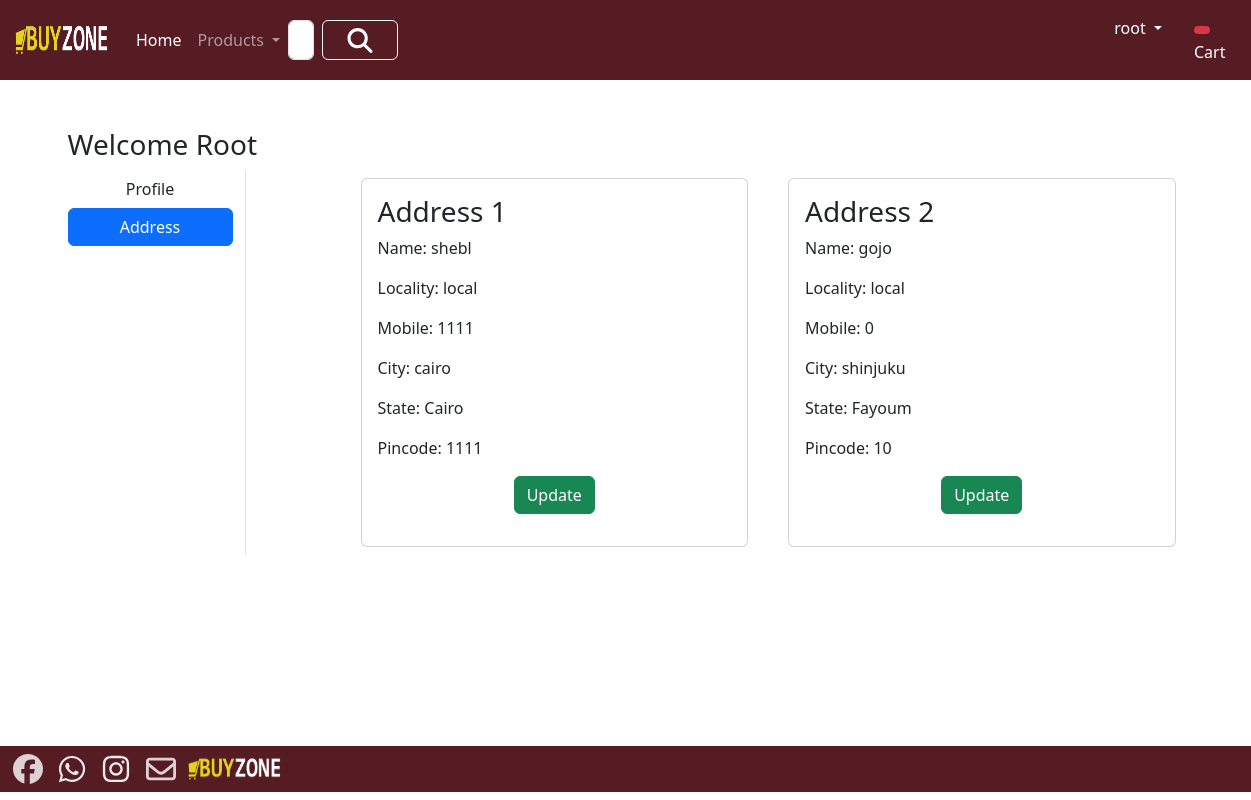
/address/ (signed in), run on an earlier commit of the app's database.
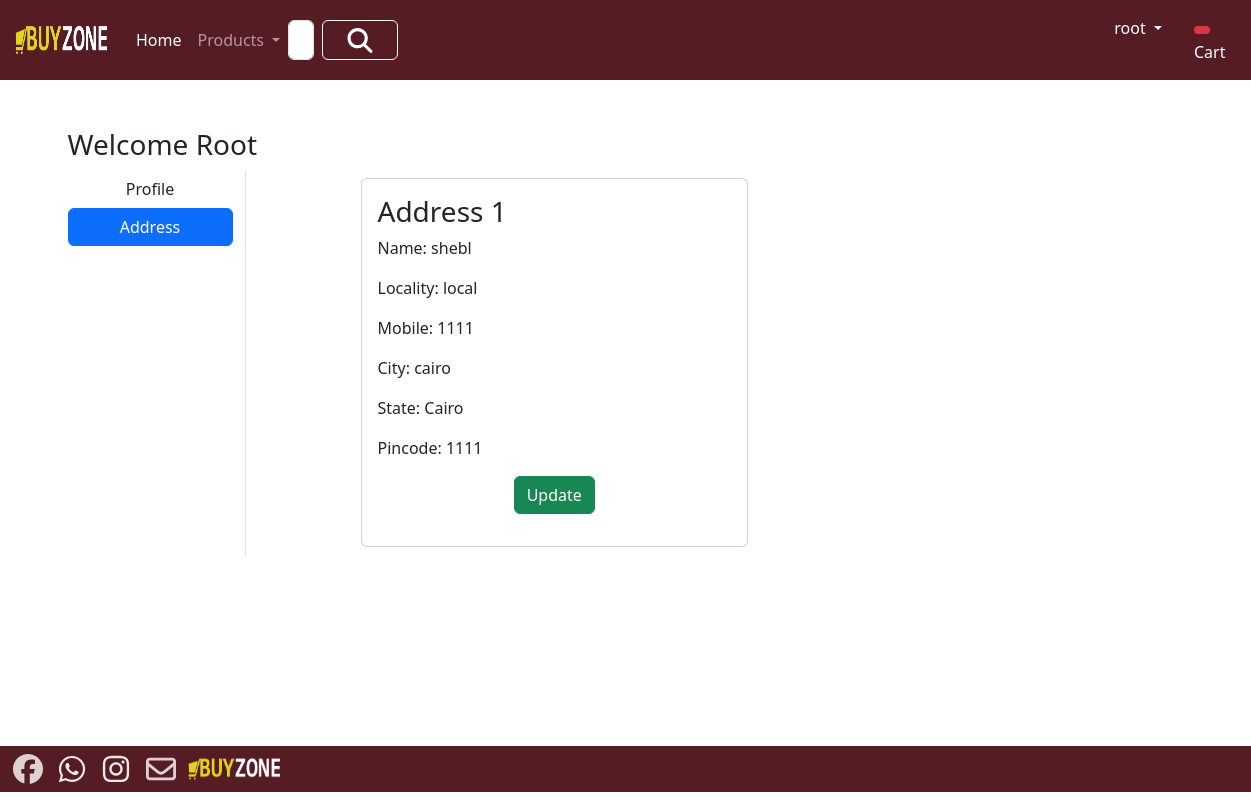
And on a later commit of the database.
### app/models.py (models this page shows, shortened)
class Customer(models.Model):
     user = models.ForeignKey(User,on_delete=models.CASCADE)
     name = models.CharField(max_length=200)
     locality = models.CharField(max_length=200)
     city = models.CharField(max_length=50)
     mobile = models.IntegerField(default=0)
     zipcode = models.IntegerField()
     state = models.CharField(choices=STATE_CHOICES,max_length=100)

### app/views.py (the view)
class AddressView(View):
    def get(self, request):
        add = Customer.objects.filter(user=request.user)
        totalitem = 0
        wishitem = 0
        if request.user.is_authenticated:
            totalitem = len(Cart.objects.filter(user=request.user))
            wishitem = len(Wishlist.objects.filter(user=request.user))
        return render(request, 'app/address.html', {'add': add})

### app/templates/app/address.html (shortened to what this page needs)
{% extends 'app/base.html' %}
{% load static %}
{% block main-content %}
<div class="container my-5">
    <div class="row">
        <h3>Welcome <span class="text-capitalize">{{request.user}}</span></h3>
        <div class="col-sm-2 border-end">
            <ul class="list-unstyled">
                <li class="d-grid"><a href="{% url 'profile' %}" class="btn">Profile</a></li>
                <li class="d-grid"><a href="{% url 'address' %}" class="btn btn-primary">Address</a></li>
            </ul>
        </div>
        <div class="col-sm-9 offset-sm-1">
            <div class="row">
                {% for ad in add %}
                <div class="col-sm-6">
                    <div class="card m-2">
                        <div class="card-body">
                            <h3>Address {{forloop.counter}}</h3>
                            <p>Name: {{ad.name}}</p>
                            <p>Locality: {{ad.locality}}</p>
                            <p>Mobile: {{ad.mobile}}</p>
                            <p>City: {{ad.city}}</p>
                            <p>State: {{ad.state}}</p>
                            <p>Pincode: {{ad.zipcode}}</p>
                            <p class="text-center"><a href="{% url 'updateAddress' pk=ad.id %}" type="button" class="btn btn-success">Update</a></p>
                        </div>
                    </div>
                </div>
                {% endfor %}
            </div>
        </div>
    </div>
</div>
{% endblock main-content %}

What changed in the data, as far as the page shows it:
removed Customer: name "gojo", locality "local", mobile "0", city "shinjuku", state "Fayoum", zipcode "10"
